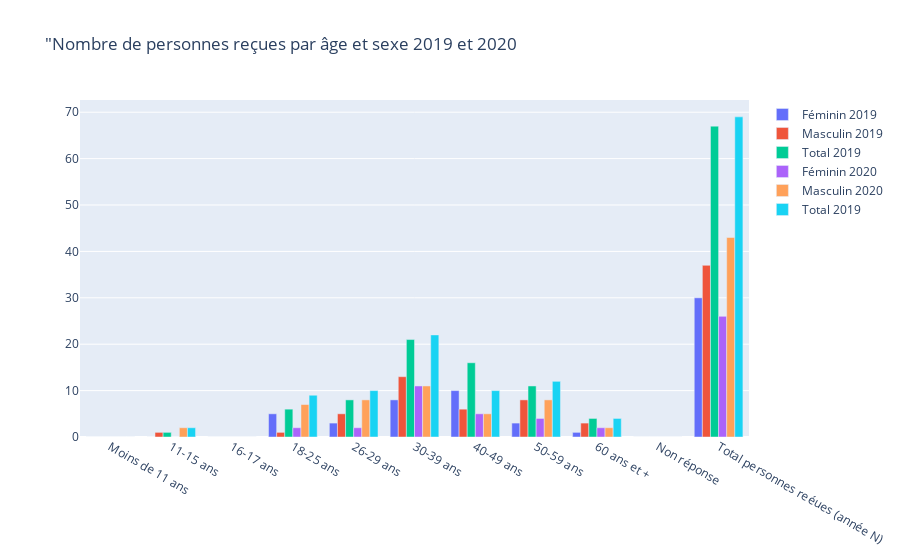

The cell this chart's notebook holds for it:
### Code cell
import plotly.graph_objs as go
import pandas as pd
import plotly.express as px
from plotly.subplots import make_subplots
input_file = "Nombre de personnes reçues par âge et sexe.csv"
df = pd.read_csv(input_file)
#display(df)


Féminin1= go.Bar(x=df.Age1, y=df.Féminin1 ,name = "Féminin 2019")
Masculin1= go.Bar(x=df.Age1, y=df.Masculin1 ,name = "Masculin 2019")
Total1 = go.Bar(x=df.Age1, y=df.Total1,name = "Total 2019")

Féminin2= go.Bar(x=df.Age2, y=df.Féminin2 ,name = "Féminin 2020")
Masculin2= go.Bar(x=df.Age2, y=df.Masculin2 ,name = "Masculin 2020")
Total2 = go.Bar(x=df.Age2, y=df.Total2,name = "Total 2019")

data =[Féminin1,Masculin1,Total1,Féminin2,Masculin2,Total2]
layout = go.Layout(title='"Nombre de personnes reçues par âge et sexe 2019 et 2020',barmode = "group")




fig = go.Figure(data = data, layout = layout)
fig.show()

### Figure 1 — Plotly figure (JSON) as saved in the notebook; plotly's stock layout.template omitted (floating-point values rounded to 4 significant figures)
{"data": [{"name": "Féminin 2019", "type": "bar", "x": ["Moins de 11 ans", "11-15 ans", "16-17 ans", "18-25 ans", "26-29 ans", "30-39 ans", "40-49 ans", "50-59 ans", "60 ans et +", "Non réponse", "Total personnes reéues (année N)"], "y": [0, 0, 0, 5, 3, 8, 10, 3, 1, 0, 30]}, {"name": "Masculin 2019", "type": "bar", "x": ["Moins de 11 ans", "11-15 ans", "16-17 ans", "18-25 ans", "26-29 ans", "30-39 ans", "40-49 ans", "50-59 ans", "60 ans et +", "Non réponse", "Total personnes reéues (année N)"], "y": [0, 1, 0, 1, 5, 13, 6, 8, 3, 0, 37]}, {"name": "Total 2019", "type": "bar", "x": ["Moins de 11 ans", "11-15 ans", "16-17 ans", "18-25 ans", "26-29 ans", "30-39 ans", "40-49 ans", "50-59 ans", "60 ans et +", "Non réponse", "Total personnes reéues (année N)"], "y": [0, 1, 0, 6, 8, 21, 16, 11, 4, 0, 67]}, {"name": "Féminin 2020", "type": "bar", "x": ["Moins de 11 ans", "11-15 ans", "16-17 ans", "18-25 ans", "26-29 ans", "30-39 ans", "40-49 ans", "50-59 ans", "60 ans et +", "Non réponse", "Total personnes reéues (année N)"], "y": [0, 0, 0, 2, 2, 11, 5, 4, 2, 0, 26]}, {"name": "Masculin 2020", "type": "bar", "x": ["Moins de 11 ans", "11-15 ans", "16-17 ans", "18-25 ans", "26-29 ans", "30-39 ans", "40-49 ans", "50-59 ans", "60 ans et +", "Non réponse", "Total personnes reéues (année N)"], "y": [0, 2, 0, 7, 8, 11, 5, 8, 2, 0, 43]}, {"name": "Total 2019", "type": "bar", "x": ["Moins de 11 ans", "11-15 ans", "16-17 ans", "18-25 ans", "26-29 ans", "30-39 ans", "40-49 ans", "50-59 ans", "60 ans et +", "Non réponse", "Total personnes reéues (année N)"], "y": [0, 2, 0, 9, 10, 22, 10, 12, 4, 0, 69]}], "layout": {"barmode": "group", "title": {"text": "\"Nombre de personnes reçues par âge et sexe 2019 et 2020"}}}
